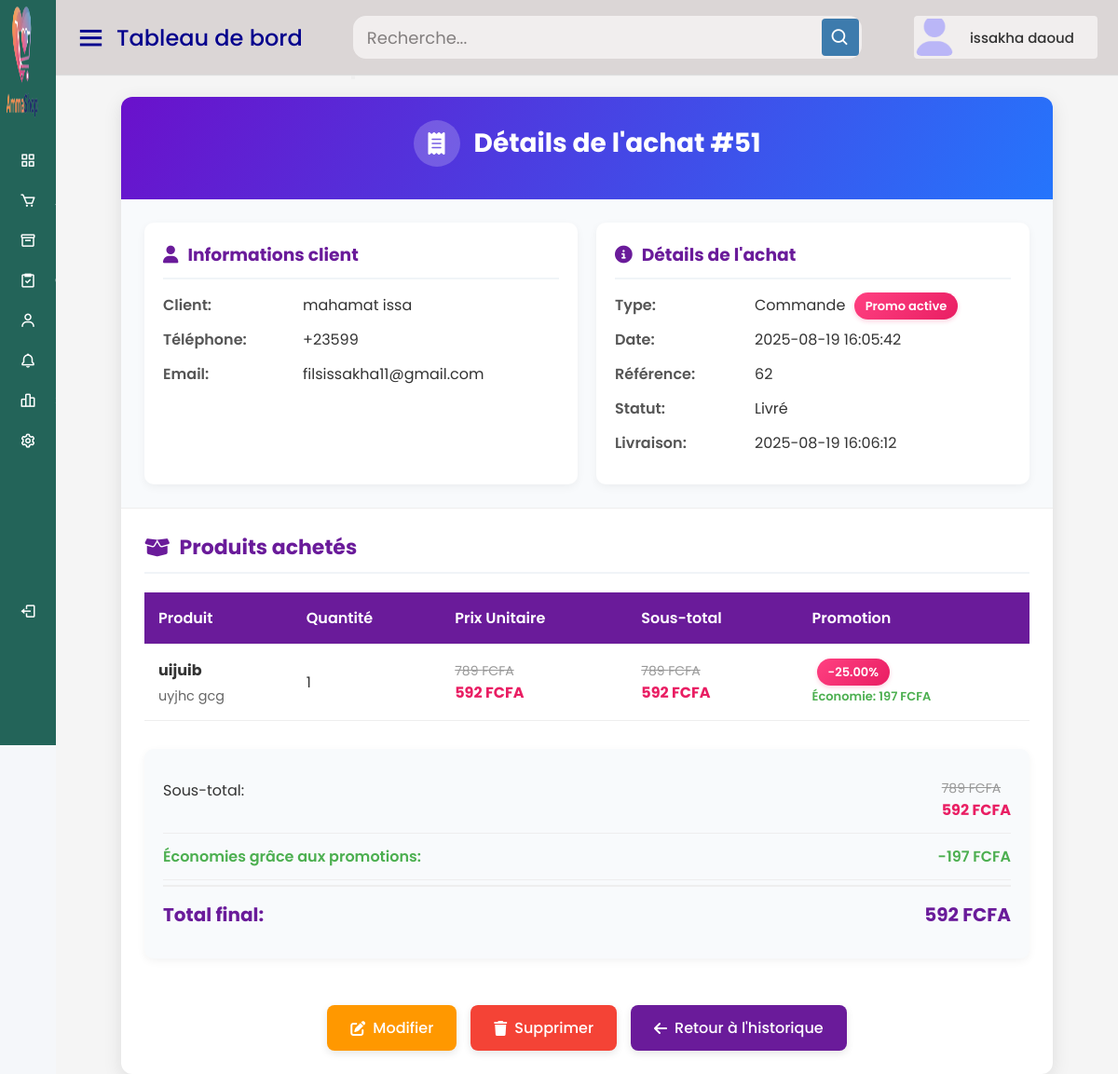
Page /tchadshop/details_achat.php?id=51 (signed in) on the committed database.
### tables this page shows
CREATE TABLE IF NOT EXISTS `historique_achats` (
  `id` int NOT NULL AUTO_INCREMENT,
  `produit_id` int NOT NULL,
  `commande_id` int DEFAULT NULL,
  `client_id` int DEFAULT NULL,
  `quantite` int NOT NULL,
  `date_achat` datetime DEFAULT CURRENT_TIMESTAMP,
  `prix_unitaire` decimal(10,2) NOT NULL,
  PRIMARY KEY (`id`),
  KEY `produit_id` (`produit_id`),
  KEY `commande_id` (`commande_id`),
  KEY `client_id` (`client_id`)
);

CREATE TABLE IF NOT EXISTS `clients` (
  `id` int NOT NULL AUTO_INCREMENT,
  `nom` varchar(100) NOT NULL,
  `email` varchar(100) DEFAULT NULL,
  `telephone` varchar(20) NOT NULL,
  `adresse` text,
  `password` varchar(255) DEFAULT NULL,
  `created_at` timestamp NULL DEFAULT CURRENT_TIMESTAMP,
  `invite` tinyint(1) DEFAULT '1',
  `vu` tinyint(1) DEFAULT '0',
  `reset_token` varchar(255) DEFAULT NULL,
  `reset_token_expire` int DEFAULT NULL,
  `langue` varchar(5) DEFAULT 'fr',
  PRIMARY KEY (`id`),
  UNIQUE KEY `email` (`email`)
);

CREATE TABLE IF NOT EXISTS `commandes` (
  `id` int NOT NULL AUTO_INCREMENT,
  `client_id` int DEFAULT NULL,
  `livreur_id` int DEFAULT NULL,
  `statut` enum('en attente','en cours','livré','échec') DEFAULT 'en attente',
  `total` decimal(10,2) NOT NULL,
  `date_commande` datetime DEFAULT CURRENT_TIMESTAMP,
  `latitude` decimal(10,8) DEFAULT NULL,
  `longitude` decimal(11,8) DEFAULT NULL,
  `adresse` varchar(255) DEFAULT NULL,
  `date_livraison` datetime DEFAULT NULL,
  `temps_livraison` varchar(50) DEFAULT NULL,
  `date_livraison_prevue` datetime DEFAULT NULL,
  `audio_path` varchar(255) DEFAULT NULL,
  `vu` tinyint(1) NOT NULL DEFAULT '0',
  PRIMARY KEY (`id`),
  KEY `commandes_ibfk_1` (`client_id`),
  KEY `commandes_ibfk_2` (`livreur_id`)
);

### tchadshop/details_achat.php (the view, shortened to what this page needs)
<?php
$conn = new mysqli("localhost", "root", "", "tchadshop_db");
$id = intval($_GET['id'] ?? 0);
$sql_achat = "
SELECT
    ha.*,
    COALESCE(c.nom, 'Anonyme') AS client,
    c.telephone,
    c.email,
    p.nom AS produit_nom,
    p.description AS produit_description,
    p.promotion,
    p.date_debut_promo,
    p.date_fin_promo,
    p.prix AS prix_original,
    p.prix_promotion AS prix_promo,
    com.statut,
    com.id AS reference_commande,
    com.date_commande,
    com.date_livraison,
    com.total AS total_commande,
    com.adresse
FROM historique_achats ha
LEFT JOIN clients c ON ha.client_id = c.id
LEFT JOIN produits p ON ha.produit_id = p.id
LEFT JOIN commandes com ON ha.commande_id = com.id
WHERE ha.id = $id
";
$result_achat = $conn->query($sql_achat);
$achat = $result_achat->fetch_assoc();
$is_commande = !empty($achat['commande_id']);
$produits = [];
if ($is_commande) {
    $commande_id = $achat['commande_id'];
    $sql_produits_commande = "
    SELECT
        p.nom,
        p.description,
        dc.quantite,
        dc.prix_unitaire,
        (dc.quantite * dc.prix_unitaire) AS sous_total,
        p.promotion,
        p.date_debut_promo,
        p.date_fin_promo,
        p.prix AS prix_original,
        p.prix_promotion AS prix_promo
    FROM details_commandes dc
    JOIN produits p ON dc.produit_id = p.id
    WHERE dc.commande_id = $commande_id
    ";
    $result_produits = $conn->query($sql_produits_commande);
    while ($row = $result_produits->fetch_assoc()) {
        $produits[] = $row;
    }
}
$total_achat = 0;
$economie_total = 0;
$achat_date = $is_commande ? $achat['date_commande'] : $achat['date_achat'];
foreach ($produits as &$produit) {
    $prix_normal = $produit['prix_original'] ?? $produit['prix_unitaire'];
    $promo_active = false;
    if (!empty($produit['promotion']) && $produit['promotion'] > 0 &&
        !empty($produit['date_debut_promo']) && !empty($produit['date_fin_promo']) &&
        $achat_date >= $produit['date_debut_promo'] &&
        $achat_date <= $produit['date_fin_promo']) {
        $promo_active = true;
        $prix_promo = $prix_normal * (1 - ($produit['promotion'] / 100));
        $sous_total_promo = $prix_promo * $produit['quantite'];
        $economie = ($prix_normal * $produit['quantite']) - $sous_total_promo;
        $economie_total += $economie;
        $produit['sous_total'] = $sous_total_promo;
        $produit['prix_promo'] = $prix_promo;
        $produit['economie'] = $economie;
    } else {
        $sous_total_promo = $prix_normal * $produit['quantite'];
        $produit['sous_total'] = $sous_total_promo;
        $produit['prix_promo'] = $prix_normal;
        $produit['economie'] = 0;
    }
    $produit['promo_active'] = $promo_active;
    $total_achat += $produit['sous_total'];
}
$achat['promo_active'] = false;
if (!empty($achat['promotion']) && $achat['promotion'] > 0 &&
    !empty($achat['date_debut_promo']) && !empty($achat['date_fin_promo']) &&
    $achat_date >= $achat['date_debut_promo'] &&
    $achat_date <= $achat['date_fin_promo']) {
    $achat['promo_active'] = true;
}
?>
<!DOCTYPE html>
<html lang="fr">
<head>
    <link rel="stylesheet" href="https://cdnjs.cloudflare.com/ajax/libs/font-awesome/6.4.0/css/all.min.css">
</head>
<body>
    <?php include("header.php"); ?>
<div class="home-content">
    <div class="container">
        <div class="header">
            <h1>
                <i class="fas fa-receipt"></i>
                Détails de l'achat #<?= $id ?>
            </h1>
        </div>
        <div class="client-info">
            <div class="info-card">
                <h3><i class="fas fa-user"></i> Informations client</h3>
                <div class="info-row">
                    <div class="info-label">Client:</div>
                    <div class="info-value"><?= htmlspecialchars($achat['client']) ?></div>
                </div>
                <?php if (!empty($achat['telephone'])): ?>
                <div class="info-row">
                    <div class="info-label">Téléphone:</div>
                    <div class="info-value"><?= htmlspecialchars($achat['telephone']) ?></div>
                </div>
                <?php endif; ?>
                <?php if (!empty($achat['email'])): ?>
                <div class="info-row">
                    <div class="info-label">Email:</div>
                    <div class="info-value"><?= htmlspecialchars($achat['email']) ?></div>
                </div>
                <?php endif; ?>
            </div>
            <div class="info-card">
                <h3><i class="fas fa-info-circle"></i> Détails de l'achat</h3>
                <div class="info-row">
                    <div class="info-label">Type:</div>
                    <div class="info-value">
                        <?= $is_commande ? 'Commande' : 'Achat direct' ?>
                        <?php if ($achat['promo_active']): ?>
                            <span class="promo-badge">Promo active</span>
                        <?php endif; ?>
                    </div>
                </div>
                <div class="info-row">
                    <div class="info-label">Date:</div>
                    <div class="info-value">
                        <?= $is_commande ? $achat['date_commande'] : $achat['date_achat'] ?>
                    </div>
                </div>
                <?php if ($is_commande): ?>
                <div class="info-row">
                    <div class="info-label">Référence:</div>
                    <div class="info-value">
                        <?= !empty($achat['reference_commande']) ? htmlspecialchars($achat['reference_commande']) : 'N/A' ?>
                    </div>
                </div>
                <div class="info-row">
                    <div class="info-label">Statut:</div>
                    <div class="info-value">
                        <?= !empty($achat['statut']) ? ucfirst($achat['statut']) : 'N/A' ?>
                    </div>
                </div>
                <?php if (!empty($achat['date_livraison'])): ?>
                <div class="info-row">
                    <div class="info-label">Livraison:</div>
                    <div class="info-value">
                        <?= htmlspecialchars($achat['date_livraison']) ?>
                    </div>
                </div>
                <?php endif; ?>
                <?php endif; ?>
            </div>
        </div>
        <div class="products-section">
            <h2 class="section-title">
                <i class="fas fa-box-open"></i> Produits achetés
            </h2>
            <table>
                <thead>
                    <tr>
                        <th>Produit</th>
                        <th>Quantité</th>
                        <th>Prix Unitaire</th>
                        <th>Sous-total</th>
                        <th>Promotion</th>
                    </tr>
                </thead>
                <tbody>
                    <?php foreach ($produits as $produit): ?>
                    <tr>
                        <td>
                            <div><strong><?= htmlspecialchars($produit['nom']) ?></strong></div>
                            <?php if (!empty($produit['description'])): ?>
                            <div style="font-size: 0.9em; color: #666; margin-top: 5px;">
                                <?= htmlspecialchars($produit['description']) ?>
                            </div>
                            <?php endif; ?>
                        </td>
                        <td><?= $produit['quantite'] ?></td>
                        <td>
                            <?php if ($produit['promo_active']): ?>
                                <div class="original-price"><?= number_format($produit['prix_original'], 0, ',', ' ') ?> FCFA</div>
                                <div class="promo-price"><?= number_format($produit['prix_promo'], 0, ',', ' ') ?> FCFA</div>
                            <?php else: ?>
                                <?= number_format($produit['prix_unitaire'], 0, ',', ' ') ?> FCFA
                            <?php endif; ?>
                        </td>
                        <td>
                            <?php if ($produit['promo_active']): ?>
                                <div class="original-price"><?= number_format($produit['prix_original'] * $produit['quantite'], 0, ',', ' ') ?> FCFA</div>
                                <div class="promo-price"><?= number_format($produit['sous_total'], 0, ',', ' ') ?> FCFA</div>
                            <?php else: ?>
                                <?= number_format($produit['sous_total'], 0, ',', ' ') ?> FCFA
                            <?php endif; ?>
                        </td>
                        <td>
                            <?php if ($produit['promo_active']): ?>
                                <span class="promo-badge">-<?= $produit['promotion'] ?>%</span>
                                <div class="economy">Économie: <?= number_format($produit['economie'], 0, ',', ' ') ?> FCFA</div>
                            <?php else: ?>
                                -
                            <?php endif; ?>
                        </td>
                    </tr>
                    <?php endforeach; ?>
                </tbody>
            </table>
            <div class="summary">
                <div class="summary-row">
                    <div>Sous-total:</div>
                    <div>
                        <?php if ($economie_total > 0): ?>
                            <div class="original-price"><?= number_format($total_achat + $economie_total, 0, ',', ' ') ?> FCFA</div>
                        <?php endif; ?>
                        <div class="promo-price"><?= number_format($total_achat, 0, ',', ' ') ?> FCFA</div>
                    </div>
                </div>
                <?php if ($economie_total > 0): ?>
                <div class="summary-row economy-row">
                    <div>Économies grâce aux promotions:</div>
                    <div>-<?= number_format($economie_total, 0, ',', ' ') ?> FCFA</div>
                </div>
                <?php endif; ?>
                <div class="summary-row total-row">
                    <div>Total final:</div>
                    <div><?= number_format($total_achat, 0, ',', ' ') ?> FCFA</div>
                </div>
            </div>
        </div>
        <div class="actions">
            <a href="modifier_achat.php?id=<?= $id ?>" class="action-btn edit-btn">
                <i class="fas fa-edit"></i> Modifier
            </a>
            <a href="supprimer_achat.php?id=<?= $id ?>" class="action-btn delete-btn" onclick="return confirm('Supprimer cet achat ?')">
                <i class="fas fa-trash"></i> Supprimer
            </a>
            <a href="historique_achats.php" class="action-btn back-btn">
                <i class="fas fa-arrow-left"></i> Retour à l'historique
            </a>
        </div>
    </div>
</body>
</html>

### tchadshop/style4.css (style rules this page uses)
* { margin: 0; padding: 0; box-sizing: border-box; font-family: "Poppins", sans-serif; }
.home-section .home-content { position: relative; padding-top: 104px; }

### tchadshop/details_achat.php (style rules this page uses)
* { margin: 0; padding: 0; box-sizing: border-box; font-family: 'Segoe UI', Tahoma, Geneva, Verdana, sans-serif; }
body { background-color: #f5f7fa; color: #333; }
.container { max-width: 1000px; margin: 0 auto; background: white; border-radius: 12px; box-shadow: 0 5px 20px rgba(0, 0, 0, 0.1); overflow: hidden; }
.header { background: linear-gradient(120deg, #6a11cb 0%, #2575fc 100%); color: white; padding: 25px 30px; text-align: center; }
.header h1 { font-size: 28px; margin-bottom: 10px; display: flex; align-items: center; justify-content: center; gap: 15px; }
.header h1 i { background: rgba(255, 255, 255, 0.2); width: 50px; height: 50px; border-radius: 50%; display: flex; align-items: center; justify-content: center; font-size: 24px; }
.client-info { display: grid; grid-template-columns: repeat(auto-fit, minmax(300px, 1fr)); gap: 20px; padding: 25px; background: #f8fafc; border-bottom: 1px solid #eee; }
.info-card { background: white; padding: 20px; border-radius: 10px; box-shadow: 0 3px 10px rgba(0, 0, 0, 0.05); }
.info-card h3 { color: #6a1b9a; margin-bottom: 15px; padding-bottom: 10px; border-bottom: 2px solid #f0f4f8; display: flex; align-items: center; gap: 10px; }
.info-row { display: flex; margin-bottom: 12px; }
.info-label { font-weight: 600; color: #555; min-width: 150px; }
.info-value { color: #333; }
.products-section { padding: 25px; }
.section-title { font-size: 22px; color: #6a1b9a; margin-bottom: 20px; padding-bottom: 10px; border-bottom: 2px solid #f0f4f8; display: flex; align-items: center; gap: 10px; }
table { width: 100%; border-collapse: collapse; margin-bottom: 30px; }
th, td { padding: 15px; text-align: left; border-bottom: 1px solid #eee; }
th { background-color: #6a1b9a; color: white; font-weight: 600; }
.promo-badge { background: linear-gradient(135deg, #ff4081, #e91e63); color: white; padding: 5px 12px; border-radius: 20px; font-size: 13px; font-weight: 600; margin-left: 5px; box-shadow: 0 2px 5px rgba(233, 30, 99, 0.2); }
.original-price { text-decoration: line-through; color: #999; font-size: 14px; }
.promo-price { color: #e91e63; font-weight: bold; font-size: 16px; }
.economy { color: #4caf50; font-weight: 600; font-size: 13px; margin-top: 5px; }
.summary { background: #f8fafc; padding: 20px; border-radius: 10px; margin-top: 20px; box-shadow: 0 3px 10px rgba(0, 0, 0, 0.05); }
.summary-row { display: flex; justify-content: space-between; padding: 12px 0; border-bottom: 1px solid #eee; }
.summary-row:last-child { border-bottom: none; }
.total-row { font-size: 20px; font-weight: bold; color: #6a1b9a; padding-top: 15px; margin-top: 5px; border-top: 2px solid #eee; }
.economy-row { color: #4caf50; font-weight: 600; }
.actions { display: flex; justify-content: center; gap: 15px; padding: 25px; flex-wrap: wrap; }
.action-btn { padding: 12px 25px; border-radius: 8px; text-decoration: none; font-weight: 500; display: flex; align-items: center; gap: 8px; transition: all 0.3s; box-shadow: 0 3px 8px rgba(0, 0, 0, 0.1); }
.edit-btn { background: #ff9800; color: white; }
.delete-btn { background: #f44336; color: white; }
.back-btn { background: #6a1b9a; color: white; }

### rows in the picture
historique_achats: client.telephone "+23599", client.email "filsissakha11@gmail.com", commande.date_commande "2025-08-19 16:05:42", commande "62", commande.statut "Livré", commande.date_livraison "2025-08-19 16:06:12"

### other values in the picture
$page_title "Tableau de bord"
$adminName "issakha daoud"
$id "51"
$achat['client'] "mahamat issa"
$produit['nom'] "uijuib"
$produit['description'] "uyjhc gcg"
$produit['quantite'] "1"
$produit['prix_original'] "789"
$produit['prix_promo'] "592"
$produit['prix_original'] * $produit['quantite'] "789"
$produit['sous_total'] "592"
$produit['promotion'] "25.00"
$produit['economie'] "197"
$total_achat + $economie_total "789"
$total_achat "592"
